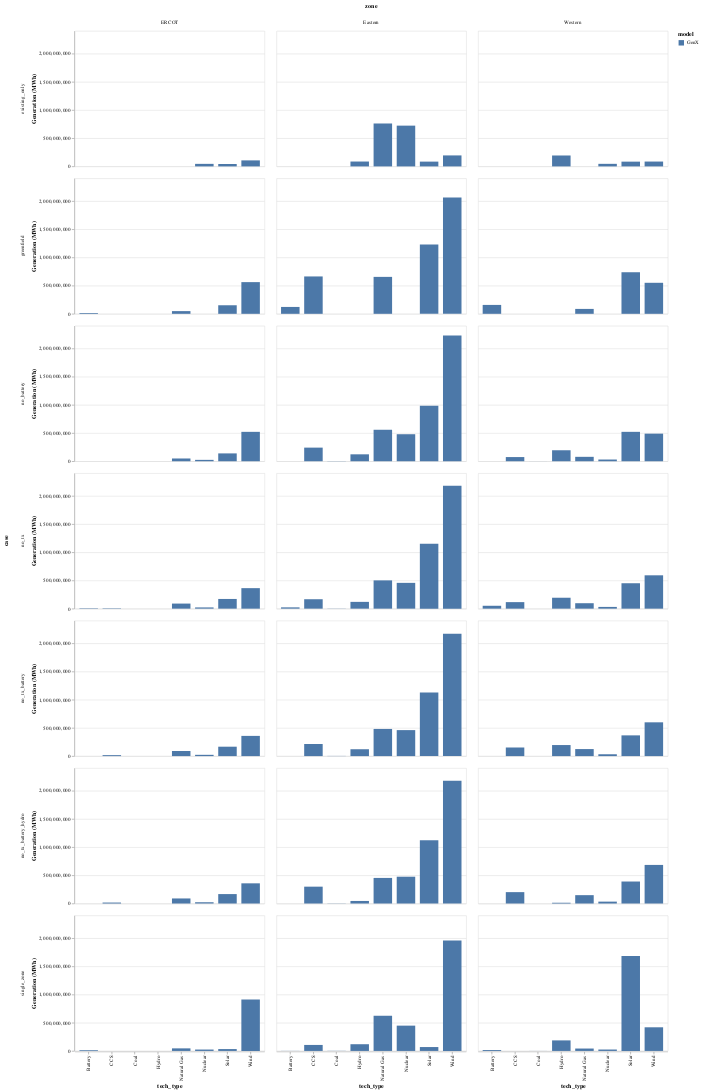

Notebook code cell kept with this figure:
### Code cell
chart = alt.Chart(gen.query("planning_year == 2050")).mark_bar().encode(
    xOffset="model:N",
    x="tech_type",
    y=alt.Y("sum(value)").title("Generation (MWh)"),
    color="model:N",
    row="case",
    column="zone",
).properties(width=350, height=250)

chart.save("06 - 2050 regional generation across cases.png")
chart

### Figure 1 — Vega-Lite specification as saved in the notebook (floating-point values rounded to 4 significant figures; data arrays with more than 128 entries replaced by an {"elided": "..."} marker saying what was removed)
{"$schema": "https://vega.github.io/schema/vega-lite/v5.8.0.json", "config": {"view": {"continuousHeight": 300, "continuousWidth": 300}}, "data": {"name": "data-38f0a0bc455e3504aa8ea59968234f60"}, "datasets": {"data-38f0a0bc455e3504aa8ea59968234f60": {"elided": "498 records"}}, "encoding": {"color": {"field": "model", "type": "nominal"}, "column": {"field": "zone", "type": "nominal"}, "row": {"field": "case", "type": "nominal"}, "x": {"field": "tech_type", "type": "nominal"}, "xOffset": {"field": "model", "type": "nominal"}, "y": {"aggregate": "sum", "field": "value", "title": "Generation (MWh)", "type": "quantitative"}}, "height": 250, "mark": {"type": "bar"}, "width": 350}
